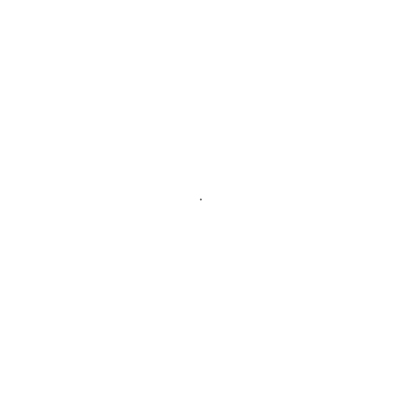
Frame 1 (no input)
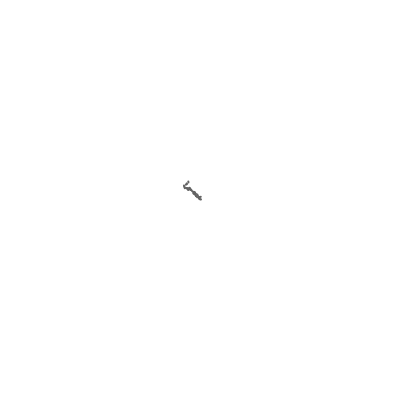
Frame 60 (no input)
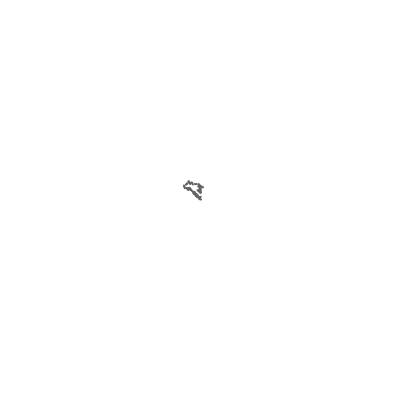
Frame 120 (the mouse pressed at the canvas centre since frame 60)

The p5.js sketch that drew these frames (run headless with seeded random() and noise() and a simulated clock; from frame 60 on, the mouse is pressed at the canvas centre):

// p5.js sketch
// ── sketch.js
new p5();

canvasWidth = 400;
canvasHeight = 400;

function setup() {
  createCanvas(canvasWidth, canvasHeight);
  background(255);
}

class Walker {
  constructor() {
    this.position = createVector(canvasHeight / 2, canvasHeight / 2);
    console.log(this.position);
    // this.x = this.position.x;
    // this.y = this.position.y;
  }

  getMouseDirection() {
    //moveX closer to mouse
    if (mouseX < this.position.x) {
      this.position.x -= random(1);
    } else {
      this.position.x += random(1);
    }

    //moveY closer to mouse
    if (mouseY < this.position.y) {
      this.position.y -= random(1);
    } else {
      this.position.y += random(1);
    }
  }

  step() {
    let randNumX = random(-1, 1);
    let randNumY = random(-1, 1);
    let mouseBias = random(1);
    //print(mouseBias);
    if (mouseBias < 0.5) {
      this.getMouseDirection();
      //console.log("going towards mouse");
    } else {
      console.log(
        `${this.position.x} + ${randNumX} = ${(this.position.x += randNumX)}`
      );
      this.position.x += randNumX;
      this.position.y += randNumY;
    }

    console.log(`X: ${this.position.x} Y: ${this.position.y}`);
    console.log(`MouseX: ${mouseX}, MouseY: ${mouseY}`);
  }

  show() {
    stroke(100, 100, 100);
    strokeWeight(2);
    point(this.position.x, this.position.y);
  }
}

let walker = new Walker();

function draw() {
  //print(mouseX);
  //print(mouseY);
  walker.step();
  walker.show();
}
